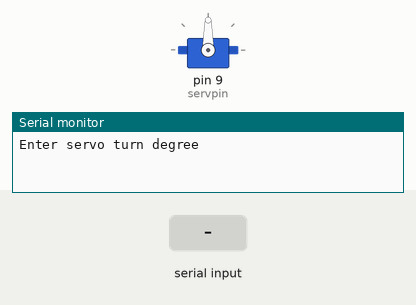
Recording of a sketch running on a simulated Arduino Uno, built with avr-gcc and run on an emulated ATmega328P. On the bench: servo, the last lines printed to the serial monitor. Inputs (shaded band) come from the test bench.

Above: at 1.2 s.
1.3 s: "30,150\n" received over Serial
At 3.5 s:
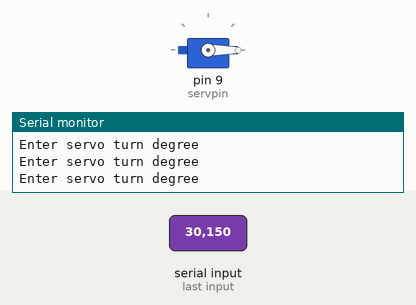
3.8 s: "90,45\n" received over Serial
At 4.6 s:
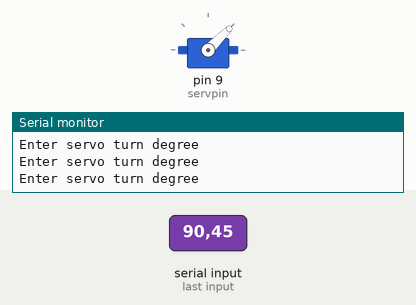
6.3 s: "200\n" received over Serial
At 6.6 s:
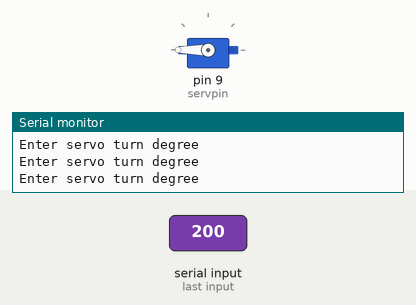
Timing chart, 0 to 9.3 s (numbered marks = the images above; inputs shaded):
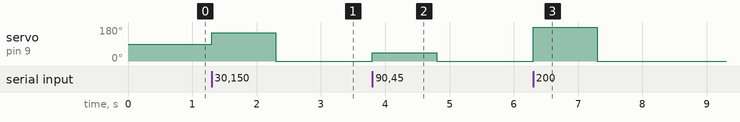

Measured:
- after the input at 1.3 s, servo on pin 9 (servpin): 90° → 150° at once, → 0° 1.0 s later
- after the input at 3.8 s, servo on pin 9 (servpin): 0° → 45° at once, → 0° 1.0 s later
- after the input at 6.3 s, servo on pin 9 (servpin): 0° → 180° at once, → 0° 1.0 s later

The sketch:

servo-motor.ino
```cpp
#include <Servo.h>

int servpin = 9;
int servpos;

Servo myServo;

void setup() {
  myServo.attach(servpin);
  Serial.begin(115200);

}

void loop() {
  Serial.println("Enter servo turn degree");

  while (Serial.available() == 0){
  }

  servpos = Serial.parseInt();
  myServo.write(servpos);

}
```
